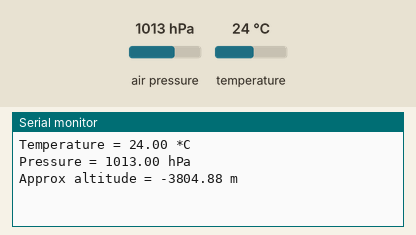
The sketch below on a simulated Arduino Uno, built with avr-gcc and run on an emulated ATmega328P. Shown: the last lines printed to the serial monitor. The test bench sets the inputs (shaded band); at power-on: air pressure 1013 hPa, temperature 24 °C.

Above: at 1.8 s.
1.9 s: air pressure set to 952 hPa
At 2.8 s:
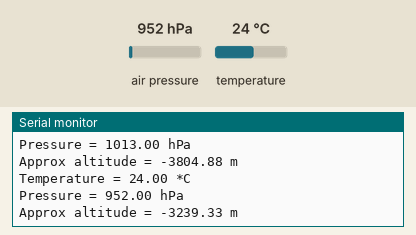
3.4 s: temperature set to 12 °C
At 4.7 s:
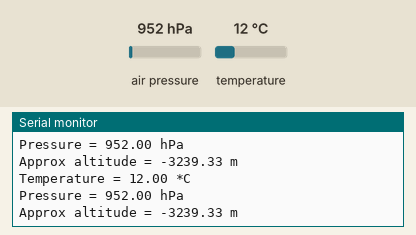
4.9 s: air pressure set to 975 hPa
At 5.6 s:
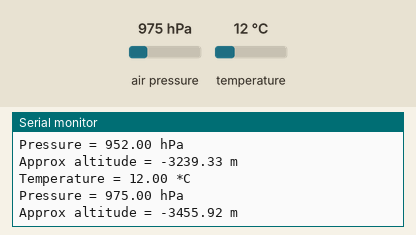
Timing chart, 0 to 7.9 s (numbered marks = the images above; inputs shaded):
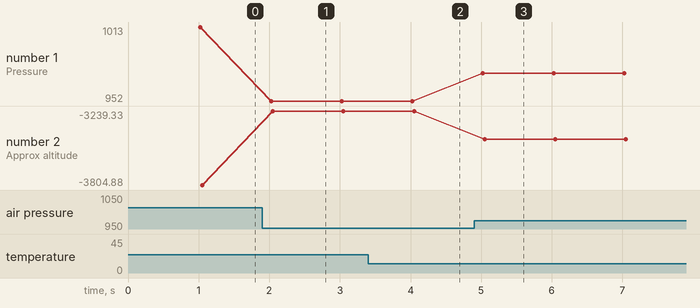

Measured:
- after the input at 1.9 s, the serial monitor: prints a new line after 0.13 s (image 1)
- after the input at 3.4 s, the serial monitor: prints a new line after 0.60 s (image 2)
- after the input at 4.9 s, the serial monitor: prints a new line after 0.13 s (image 3)
- plotted number 1: 1013 → 952 after the input at 1.9 s, 952 → 975 after the input at 4.9 s
- plotted number 2: -3804.88 → -3239.33 after the input at 1.9 s, -3239.33 → -3455.92 after the input at 4.9 s

The sketch:

bmp280_millis_kod.ino
```cpp
#include <Wire.h>

#include <Adafruit_BMP280.h>

#include "I2Cdev.h" //I2C kütüphanesi

Adafruit_BMP280 bmp;

unsigned long SimdikiZaman = 0;
unsigned long OncekiZaman = 0;
int aralik = 999;

void setup()
{

  Serial.begin(9600);

  bmp.begin();

  bmp.setSampling(Adafruit_BMP280::MODE_NORMAL,     /* Operating Mode. */ /* MODE_FORCED */
                  Adafruit_BMP280::SAMPLING_X2,     /* Temp. oversampling */ /* SAMPLING_X2 , SAMPLING_X16 */
                  Adafruit_BMP280::SAMPLING_X16,    /* Pressure oversampling */
                  Adafruit_BMP280::FILTER_X16,      /* Filtering. */
                  Adafruit_BMP280::STANDBY_MS_125); /* Standby time. */ /* STANDBY_MS_1 , STANDBY_MS_63 , STANDBY_MS_125 , STANDBY_MS_250 , STANDBY_MS_500*/
}

void loop() {

  SimdikiZaman = millis();
  if  (SimdikiZaman - OncekiZaman > aralik)
  {
    OncekiZaman = SimdikiZaman;
    Serial.print(F("Temperature = "));        Serial.print(bmp.readTemperature());       Serial.println(" *C");

    Serial.print(F("Pressure = "));           Serial.print(bmp.readPressure() / 100);    Serial.println(" hPa");

    Serial.print(F("Approx altitude = "));    Serial.print(bmp.readAltitude(657.18));    Serial.println(" m");

  }
}
```
